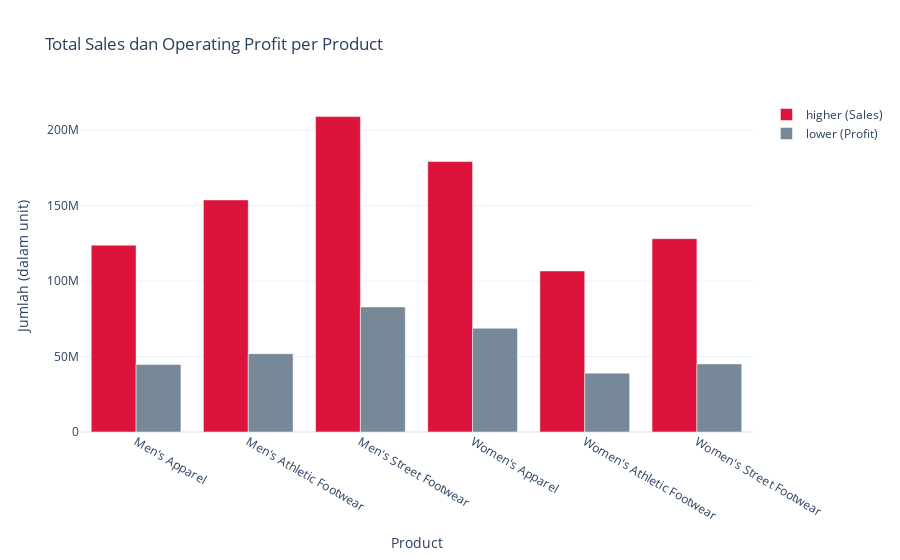

Write notebook code for a chart like this one.
### Code cell
df = dataset.groupby(by=["Product"])[["Total Sales", "Operating Profit"]].aggregate("sum").reset_index().sort_values("Product")


fig = go.Figure()
fig.add_trace(go.Bar(x=df["Product"], y=df["Total Sales"],
                marker_color='crimson',
                name='higher (Sales)'))
fig.add_trace(go.Bar(x=df["Product"], y=df["Operating Profit"],
                marker_color='lightslategrey',
                name='lower (Profit)'
                ))

fig.update_layout(
    barmode='group',
    title="Total Sales dan Operating Profit per Product",
    xaxis_title="Product",
    yaxis_title="Jumlah (dalam unit)",
    showlegend=True,
    template="plotly_white"
)


fig.show()

### Figure 1 — Plotly figure (JSON) as saved in the notebook; plotly's stock layout.template omitted (floating-point values rounded to 4 significant figures)
{"data": [{"marker": {"color": "crimson"}, "name": "higher (Sales)", "type": "bar", "x": ["Men's Apparel", "Men's Athletic Footwear", "Men's Street Footwear", "Women's Apparel", "Women's Athletic Footwear", "Women's Street Footwear"], "y": [123728632, 153673680, 208826244, 179038860, 106631896, 128002813]}, {"marker": {"color": "lightslategrey"}, "name": "lower (Profit)", "type": "bar", "x": ["Men's Apparel", "Men's Athletic Footwear", "Men's Street Footwear", "Women's Apparel", "Women's Athletic Footwear", "Women's Street Footwear"], "y": [44763099, 51846964, 82802323, 68650996, 38975843, 45095897]}], "layout": {"barmode": "group", "showlegend": true, "title": {"text": "Total Sales dan Operating Profit per Product"}, "xaxis": {"title": {"text": "Product"}}, "yaxis": {"title": {"text": "Jumlah (dalam unit)"}}}}
